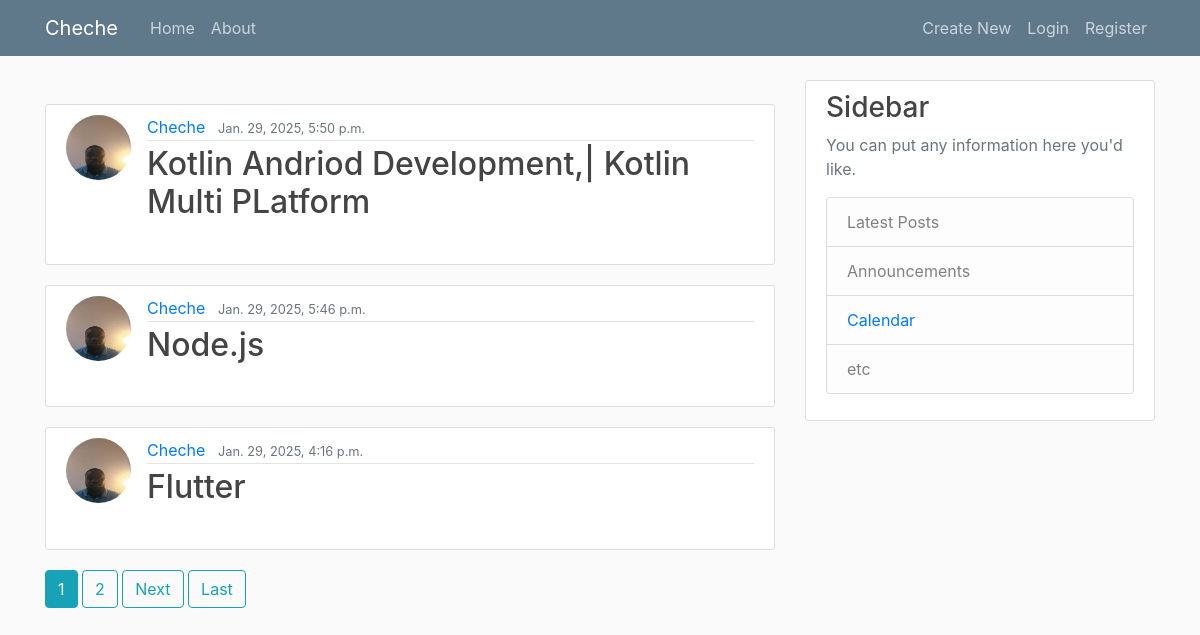
The page / on the database its author committed.
### blog/models.py (models this page shows, shortened)
class Post(models.Model):
    title = models.CharField(max_length=100)
    content = models.TextField()
    date_posted = models.DateTimeField(default=timezone.now)
    author = models.ForeignKey(User, on_delete=models.CASCADE)
    class Meta:
        ordering = ['-date_posted']
        verbose_name_plural = "Posts"
    def get_absolute_url(self):
     return reverse('post-detail', kwargs={'pk': self.pk})  # Ensure 'post-detail' is correct here

### users/models.py (models this page shows, shortened)
class Profile(models.Model):
    user = models.OneToOneField(User, on_delete=models.CASCADE)
    email = models.EmailField(max_length=100, blank=True, null=True)
    phone = models.CharField(max_length=20, blank=True)
    bio = models.TextField(max_length=500, blank=True)
    location = models.CharField(max_length=30, blank=True)
    birth_date = models.DateField(null=True, blank=True)
    image = models.ImageField(default="default.jpg",upload_to='images/', blank=True)
    class Meta:
        verbose_name = 'Profile'
        verbose_name_plural = 'Profiles'

### blog/views.py (the view)
# urls.py: path("", PostListView.as_view(), name="home"), # PostListView.as_view() is a class-based view
class PostListView(ListView):
    model = Post
    template_name = 'blog/index.html'
    context_object_name = 'posts'
    ordering = ['-date_posted']
    paginate_by = 3

### blog/templates/blog/index.html (shortened to what this page needs)
{% extends 'base.html' %} <br />
{% block content %} <br />
{% for post in posts %}
<article class="media content-section">
  <img
    class="rounded-circle article-img"
    src="{{ post.author.profile.image.url }}"
  />
  <div class="media-body">
    <div class="article-metadata">
     <a class="mr-2" href="{% url 'user-posts' post.author.username %}">{{ post.author|capfirst }}</a>
      <small class="text-muted">{{ post.date_posted }}</small>
    </div>
    <h2>
      <a class="article-title" href="{{ post.get_absolute_url }}"
        >{{ post.title }}</a>
    </h2>
  </div>
</article>
{% endfor %}
 {% if is_paginated %}
      {% for num in page_obj.paginator.page_range %}
        {% if page_obj.number == num %}
          <a class="btn btn-info mb-4" href="?page={{ num }}">{{ num }}</a>
        {% elif num > page_obj.number|add:'-3' and num < page_obj.number|add:'3' %}
          <a class="btn btn-outline-info mb-4" href="?page={{ num }}">{{ num }}</a>
        {% endif %}
      {% endfor %}
      {% if page_obj.has_next %}
        <a class="btn btn-outline-info mb-4" href="?page={{ page_obj.next_page_number }}">Next</a>
        <a class="btn btn-outline-info mb-4" href="?page={{ page_obj.paginator.num_pages }}">Last</a>
      {% endif %}
    {% endif %}
 {% endblock %}

### blog/static/blog/main.css (style rules this page uses)
body { background: #fafafa; color: #333333; margin-top: 5rem; }
h1, h2, h3, h4, h5, h6 { color: #444444; }
.content-section { background: #ffffff; padding: 10px 20px; border: 1px solid #dddddd; border-radius: 3px; margin-bottom: 20px; }
.article-title { color: #444444; }
.article-img { height: 65px; width: 65px; margin-right: 16px; }
.article-metadata { padding-bottom: 1px; margin-bottom: 4px; border-bottom: 1px solid #e3e3e3 }

### rows shown on the page
Post: author.profile.image (picture), author "Cheche", date_posted "Jan. 29, 2025, 5:50 p.m.", title "Kotlin Andriod Development,| Kotlin Multi PLatform"
Post: author.profile.image (picture), author "Cheche", date_posted "Jan. 29, 2025, 5:46 p.m.", title "Node.js"
Post: author.profile.image (picture), author "Cheche", date_posted "Jan. 29, 2025, 4:16 p.m.", title "Flutter"

### other values the page prints
{{ num }} "1"
{{ num }} "2"
